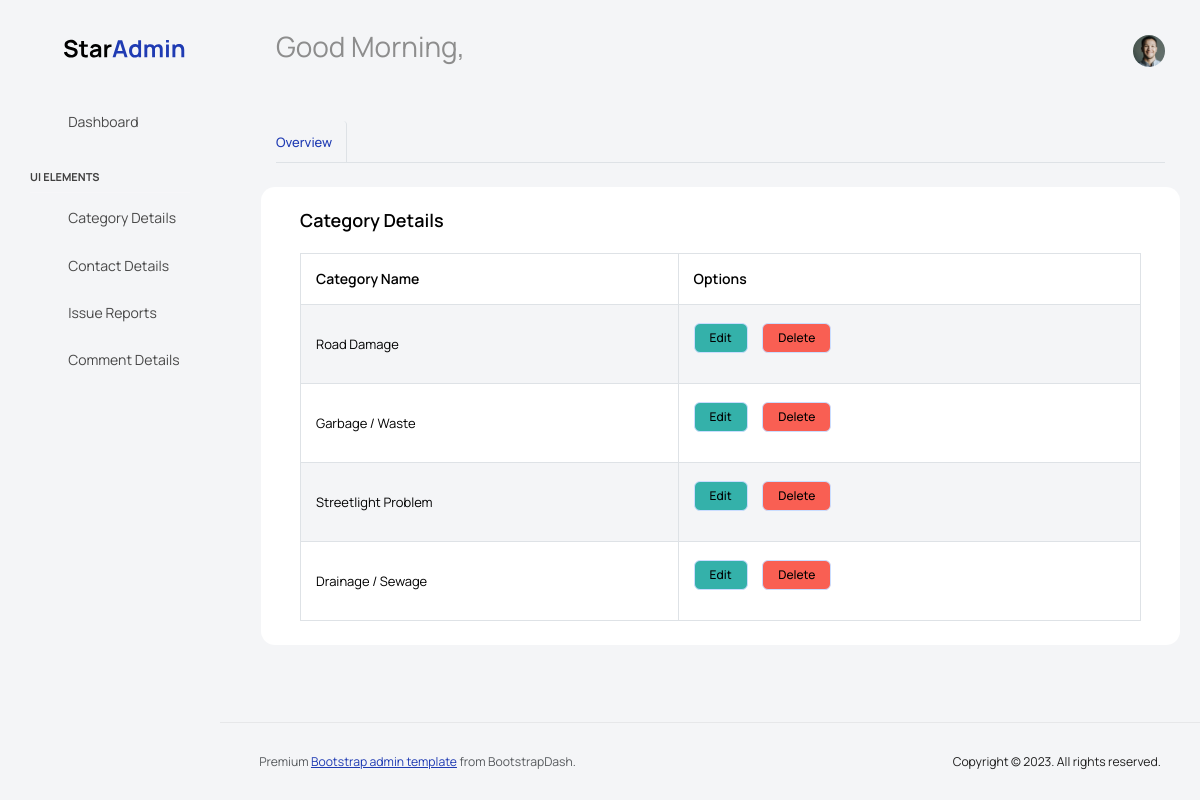
The app's page /AdminApp/display_category/ with its own data.
### AdminApp/models.py (models this page shows)
class AddcategoryDb(models.Model):
    Category_name = models.CharField(max_length=100,null=True,blank=True)

### AdminApp/views.py (the view)
# urls.py: path('display_category/',views.display_category,name="display_category"),
def display_category(request):
    category = AddcategoryDb.objects.all()
    return render(request,"display_category.html",{"category":category})

### AdminApp/templates/display_category.html (shortened to what this page needs)
<!DOCTYPE html>
{% extends 'dashboard.html' %}
{% block content %}
<html lang="en">
<head>
</head>
<body>
    <div class="card">
                  <div class="card-body">
                    <h4 class="card-title">Category Details</h4>
                    <div class="table-responsive">
                      <table class="table table-hover table-striped table-bordered">
                        <thead>
                          <tr>
                            <th>Category Name</th>
                            <th>Options</th>
                          </tr>
                        </thead>
                        <tbody>
                          {% for i in category %}
                          <tr>
                            <td>{{i.Category_name}}</td>
                            <td>
                                <a href=" {% url 'edit_category' cat_id=i.id %} " class="btn btn-success">Edit</a>
                                <a href=" {% url 'delete_category' cat_id=i.id %} " class="btn btn-danger">Delete</a>
                            </td>
                          </tr>
                          {% endfor %}
                        </tbody>
                      </table>
                    </div>
                  </div>
                </div>
</body>
</html>
{% endblock %}

### records on screen
AddcategoryDb: Category_name "Road Damage"
AddcategoryDb: Category_name "Garbage / Waste"
AddcategoryDb: Category_name "Streetlight Problem"
AddcategoryDb: Category_name "Drainage / Sewage"
